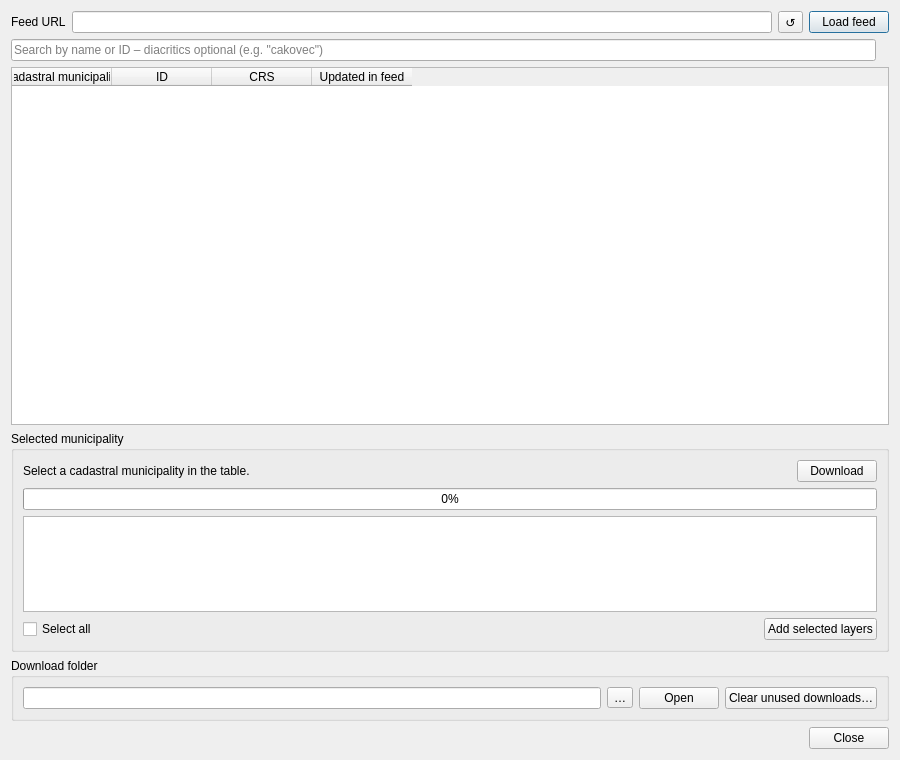
<?xml version="1.0" encoding="UTF-8"?>
<ui version="4.0">
 <class>InspireAtomDialog</class>
 <widget class="QDialog" name="InspireAtomDialog">
  <property name="geometry">
   <rect>
    <x>0</x>
    <y>0</y>
    <width>900</width>
    <height>760</height>
   </rect>
  </property>
  <property name="windowTitle">
   <string>INSPIRE ATOM Croatia – Cadastral Parcels</string>
  </property>
  <layout class="QVBoxLayout" name="mainLayout" stretch="0,0,0,1,0,0,0">
   <item>
    <layout class="QVBoxLayout" name="messageBarLayout"/>
   </item>
   <item>
    <layout class="QHBoxLayout" name="feedLayout">
     <item>
      <widget class="QLabel" name="feedUrlLabel">
       <property name="text">
        <string>Feed URL</string>
       </property>
       <property name="buddy">
        <cstring>feedUrlEdit</cstring>
       </property>
      </widget>
     </item>
     <item>
      <widget class="QLineEdit" name="feedUrlEdit">
       <property name="toolTip">
        <string>ATOM feed of the State Geodetic Administration (DGU). The default is the national cadastral feed.</string>
       </property>
      </widget>
     </item>
     <item>
      <widget class="QToolButton" name="resetUrlButton">
       <property name="toolTip">
        <string>Restore the default feed URL</string>
       </property>
       <property name="text">
        <string>↺</string>
       </property>
      </widget>
     </item>
     <item>
      <widget class="QPushButton" name="loadFeedButton">
       <property name="text">
        <string>Load feed</string>
       </property>
      </widget>
     </item>
    </layout>
   </item>
   <item>
    <layout class="QHBoxLayout" name="searchLayout">
     <item>
      <widget class="QLineEdit" name="searchEdit">
       <property name="placeholderText">
        <string>Search by name or ID – diacritics optional (e.g. "cakovec")</string>
       </property>
       <property name="clearButtonEnabled">
        <bool>true</bool>
       </property>
      </widget>
     </item>
     <item>
      <widget class="QLabel" name="countLabel">
       <property name="text">
        <string/>
       </property>
      </widget>
     </item>
    </layout>
   </item>
   <item>
    <widget class="QTableWidget" name="municipalityTable">
     <property name="editTriggers">
      <set>QAbstractItemView::NoEditTriggers</set>
     </property>
     <property name="alternatingRowColors">
      <bool>true</bool>
     </property>
     <property name="selectionMode">
      <enum>QAbstractItemView::SingleSelection</enum>
     </property>
     <property name="selectionBehavior">
      <enum>QAbstractItemView::SelectRows</enum>
     </property>
     <property name="sortingEnabled">
      <bool>true</bool>
     </property>
     <property name="wordWrap">
      <bool>false</bool>
     </property>
     <attribute name="verticalHeaderVisible">
      <bool>false</bool>
     </attribute>
     <column>
      <property name="text">
       <string>Cadastral municipality</string>
      </property>
     </column>
     <column>
      <property name="text">
       <string>ID</string>
      </property>
     </column>
     <column>
      <property name="text">
       <string>CRS</string>
      </property>
     </column>
     <column>
      <property name="text">
       <string>Updated in feed</string>
      </property>
     </column>
    </widget>
   </item>
   <item>
    <widget class="QGroupBox" name="selectionGroup">
     <property name="title">
      <string>Selected municipality</string>
     </property>
     <layout class="QVBoxLayout" name="selectionLayout">
      <item>
       <layout class="QHBoxLayout" name="downloadLayout" stretch="1,0">
        <item>
         <widget class="QLabel" name="selectionLabel">
          <property name="text">
           <string>Select a cadastral municipality in the table.</string>
          </property>
          <property name="wordWrap">
           <bool>true</bool>
          </property>
          <property name="textInteractionFlags">
           <set>Qt::TextSelectableByMouse</set>
          </property>
         </widget>
        </item>
        <item>
         <widget class="QPushButton" name="downloadButton">
          <property name="text">
           <string>Download</string>
          </property>
         </widget>
        </item>
       </layout>
      </item>
      <item>
       <widget class="QProgressBar" name="progressBar">
        <property name="value">
         <number>0</number>
        </property>
        <property name="textVisible">
         <bool>true</bool>
        </property>
       </widget>
      </item>
      <item>
       <widget class="QListWidget" name="fileList">
        <property name="maximumSize">
         <size>
          <width>16777215</width>
          <height>96</height>
         </size>
        </property>
        <property name="selectionMode">
         <enum>QAbstractItemView::NoSelection</enum>
        </property>
       </widget>
      </item>
      <item>
       <layout class="QHBoxLayout" name="addLayout">
        <item>
         <widget class="QCheckBox" name="selectAllCheck">
          <property name="text">
           <string>Select all</string>
          </property>
         </widget>
        </item>
        <item>
         <spacer name="addSpacer">
          <property name="orientation">
           <enum>Qt::Horizontal</enum>
          </property>
          <property name="sizeHint" stdset="0">
           <size>
            <width>40</width>
            <height>20</height>
           </size>
          </property>
         </spacer>
        </item>
        <item>
         <widget class="QPushButton" name="addLayersButton">
          <property name="text">
           <string>Add selected layers</string>
          </property>
         </widget>
        </item>
       </layout>
      </item>
     </layout>
    </widget>
   </item>
   <item>
    <widget class="QGroupBox" name="cacheGroup">
     <property name="title">
      <string>Download folder</string>
     </property>
     <layout class="QHBoxLayout" name="cacheLayout">
      <item>
       <widget class="QLineEdit" name="cacheDirEdit">
        <property name="toolTip">
         <string>Where downloaded data is kept. Layers added to a project point at these files, so keep them as long as your projects use them.</string>
        </property>
        <property name="readOnly">
         <bool>true</bool>
        </property>
       </widget>
      </item>
      <item>
       <widget class="QToolButton" name="browseCacheButton">
        <property name="toolTip">
         <string>Choose another folder</string>
        </property>
        <property name="text">
         <string>…</string>
        </property>
       </widget>
      </item>
      <item>
       <widget class="QPushButton" name="openCacheButton">
        <property name="text">
         <string>Open</string>
        </property>
       </widget>
      </item>
      <item>
       <widget class="QPushButton" name="clearCacheButton">
        <property name="toolTip">
         <string>Delete downloaded municipalities that no layer in the current project uses</string>
        </property>
        <property name="text">
         <string>Clear unused downloads…</string>
        </property>
       </widget>
      </item>
     </layout>
    </widget>
   </item>
   <item>
    <widget class="QDialogButtonBox" name="buttonBox">
     <property name="standardButtons">
      <set>QDialogButtonBox::Close</set>
     </property>
    </widget>
   </item>
  </layout>
 </widget>
 <tabstops>
  <tabstop>searchEdit</tabstop>
  <tabstop>municipalityTable</tabstop>
  <tabstop>downloadButton</tabstop>
  <tabstop>fileList</tabstop>
  <tabstop>selectAllCheck</tabstop>
  <tabstop>addLayersButton</tabstop>
  <tabstop>feedUrlEdit</tabstop>
  <tabstop>loadFeedButton</tabstop>
 </tabstops>
 <resources/>
 <connections>
  <connection>
   <sender>buttonBox</sender>
   <signal>rejected()</signal>
   <receiver>InspireAtomDialog</receiver>
   <slot>reject()</slot>
  </connection>
 </connections>
</ui>
